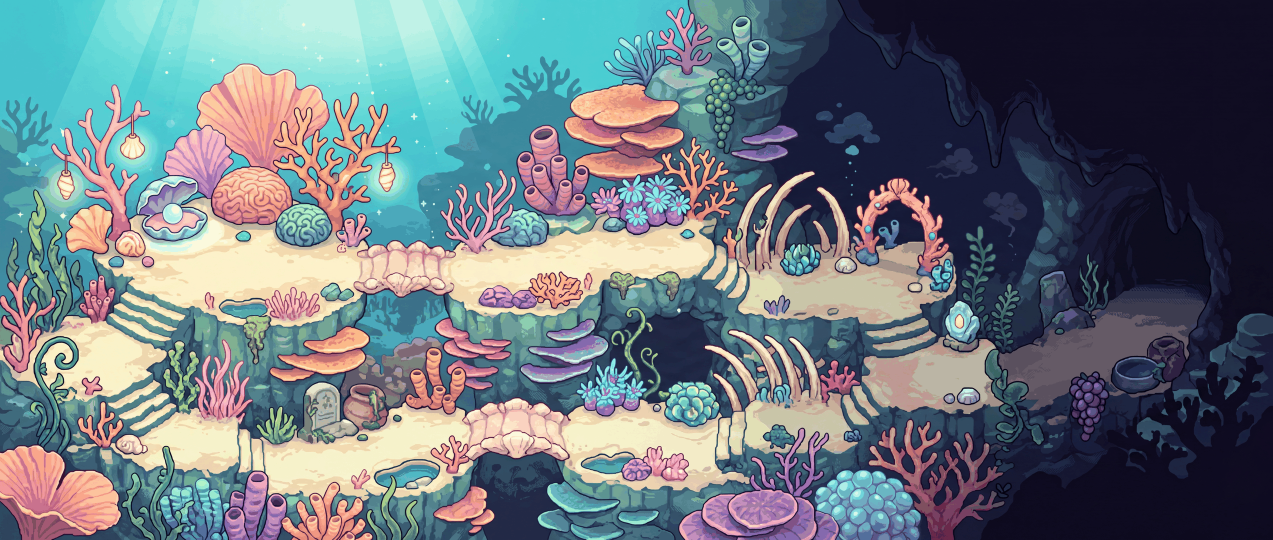
#> input picture assets/realms/inkreef.png, 2545 x 1080 px, found by its file name (shown at 1/2 size)
$ python make_bubbles.py assets/realms/inkreef.png inkreef a 300 150 95 160
#> lines starting #> are read from the running program, lines starting #| are printed output that depends on the picture; after the words box and inside, x2 and y2 are one past the last pixel; in counts of white or black regions, pixels touching at a corner belong together; long printed decimals are rounded
#!/usr/bin/env python3
"""
Cut a painted bubble stream out of a realm painting as a 'bubbles' prop:
  <name>-sprite.png  the bubbles alone (alpha), tiled vertically by the CSS so
                     they rise forever
  <name>-patch.png   the same box with the bubbles inpainted away (water only)
and print the manifest row. The pale rings and cream highlights are found by
color, dilated to take their teal outlines along, and the hole is filled from
the surrounding water pixel by pixel so the patch reads as plain sea.

    python3 tools/make_bubbles.py assets/realms/inkreef.png inkreef a 300 150 95 160

Args: painting, realm, name, x y w h in art pixels. Standard library + Pillow + numpy.
"""
import sys
from pathlib import Path
import numpy as np
from PIL import Image

ROOT = Path(__file__).resolve().parent.parent


def main():
    art, realm, name = sys.argv[1], sys.argv[2], sys.argv[3]
    x, y, w, h = map(int, sys.argv[4:8])
    im = Image.open(art).convert('RGB')
#> im is the input picture: PIL image 2545x1080 RGB; mean R, G, B 106.9, 118.9, 126
    W, H = im.size
#> W = 2545; H = 1080
    box = np.array(im.crop((x, y, x + w, y + h))).astype(int)
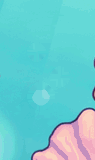
#> box: shape (160, 95, 3) int64; mean R, G, B 107, 203.1, 207.8
    r, g, b = box[..., 0], box[..., 1], box[..., 2]
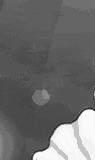
#> r: shape (160, 95) int64; min 34, max 250, mean 107
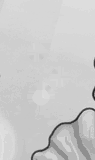
#> g: shape (160, 95) int64; min 33, max 224, mean 203.1
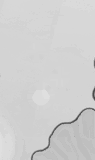
#> b: shape (160, 95) int64; min 65, max 223, mean 207.8
    ring = (r > 165) & (g > 230) & (b > 215) & (r < 235)
#> ring: shape (160, 95) bool; every value is 0
    gleam = (r > 240) & (g > 240) & (b > 205) & (b < 235)
    core = ring | gleam
    # take the dark outline along: anything within 2px of a bubble pixel that
    # differs clearly from the water around the box
    water = np.median(box[~core], axis=0)
#> water = [90, 206, 211]
    # dim bubbles in dark water miss the color test but still sit well above the sea's brightness
    lum = box.mean(axis=2)
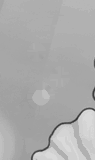
#> lum: shape (160, 95) float64; min 48, max 217.3, mean 172.6
    core = core | ((lum > water.mean() + 70) & (r < g + 30))
    diff = np.abs(box - water).max(axis=2)
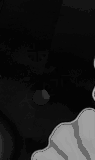
#> diff: shape (160, 95) float64; min 1, max 173, mean 28.7
    near = core.copy()
    for _ in range(3):
        d = near.copy()
        d[1:] |= near[:-1]; d[:-1] |= near[1:]; d[:, 1:] |= near[:, :-1]; d[:, :-1] |= near[:, 1:]
        near = d
    # the halo around a bubble is water-ish (outline, soft shading): take all of
    # it; anything far from water color in that halo is coral or shell, leave it
    mask = core | (near & (r < g + 30))   # the halo is outline and shading in water hues; pink or orange there is coral, leave it
    # sprite: bubbles only
    sprite = np.dstack([box, np.where(mask, 255, 0)]).astype(np.uint8)
    # patch: fill the hole from its neighbours until nothing is left to fill
    patch = box.astype(float)
    hole = mask.copy()
    while hole.any():
        filled = np.zeros_like(patch); cnt = np.zeros(hole.shape)
        for dy, dx in ((1, 0), (-1, 0), (0, 1), (0, -1)):
            src = np.roll(patch, (dy, dx), axis=(0, 1)); ok = np.roll(~hole, (dy, dx), axis=(0, 1))
            filled += np.where(ok[..., None], src, 0); cnt += ok
        edge = hole & (cnt > 0)
        patch[edge] = filled[edge] / cnt[edge][:, None]
        hole &= ~edge
#> this loop made 0 passes
    out = ROOT / 'assets' / 'fx' / 'props' / realm
    out.mkdir(parents=True, exist_ok=True)
    Image.fromarray(sprite, 'RGBA').save(out / f'{name}-sprite.png')
    Image.fromarray(patch.round().clip(0, 255).astype(np.uint8), 'RGB').save(out / f'{name}-patch.png')
    print(f"{name}: {int(mask.sum())} bubble px, water {water.astype(int).tolist()}")
#| a: 0 bubble px, water [90, 206, 211]
    print(f"        {{ kind: 'bubbles', sprite: 'assets/fx/props/{realm}/{name}-sprite.png', patch: 'assets/fx/props/{realm}/{name}-patch.png', "
          f"x: {x / W:.5f}, y: {y / H:.5f}, w: {w / W:.5f}, h: {h / H:.5f}, base: 0 }},")
#|         { kind: 'bubbles', sprite: 'assets/fx/props/inkreef/a-sprite.png', patch: 'assets/fx/props/inkreef/a-patch.png', x: 0.1179, y: 0.1389, w: 0.03733, h: 0.1482, base: 0 },


if __name__ == '__main__':
    main()
